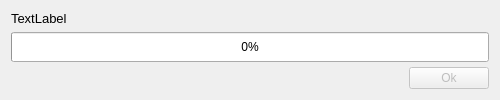
<?xml version="1.0" encoding="UTF-8"?>
<ui version="4.0">
 <class>PMInstaller</class>
 <widget class="QWidget" name="PMInstaller">
  <property name="geometry">
   <rect>
    <x>0</x>
    <y>0</y>
    <width>500</width>
    <height>100</height>
   </rect>
  </property>
  <property name="minimumSize">
   <size>
    <width>470</width>
    <height>100</height>
   </size>
  </property>
  <property name="windowTitle">
   <string>Form</string>
  </property>
  <layout class="QGridLayout" name="gridLayout">
   <item row="0" column="0" colspan="2">
    <widget class="QLabel" name="operationText">
     <property name="sizePolicy">
      <sizepolicy hsizetype="MinimumExpanding" vsizetype="Minimum">
       <horstretch>0</horstretch>
       <verstretch>0</verstretch>
      </sizepolicy>
     </property>
     <property name="maximumSize">
      <size>
       <width>16777215</width>
       <height>16777215</height>
      </size>
     </property>
     <property name="font">
      <font>
       <pointsize>10</pointsize>
      </font>
     </property>
     <property name="styleSheet">
      <string/>
     </property>
     <property name="text">
      <string>TextLabel</string>
     </property>
    </widget>
   </item>
   <item row="1" column="0" colspan="2">
    <widget class="QProgressBar" name="progressBar">
     <property name="minimumSize">
      <size>
       <width>0</width>
       <height>30</height>
      </size>
     </property>
     <property name="styleSheet">
      <string/>
     </property>
     <property name="value">
      <number>0</number>
     </property>
    </widget>
   </item>
   <item row="2" column="0">
    <spacer name="horizontalSpacer">
     <property name="orientation">
      <enum>Qt::Horizontal</enum>
     </property>
     <property name="sizeHint" stdset="0">
      <size>
       <width>542</width>
       <height>20</height>
      </size>
     </property>
    </spacer>
   </item>
   <item row="2" column="1">
    <widget class="QPushButton" name="actionButton">
     <property name="enabled">
      <bool>false</bool>
     </property>
     <property name="styleSheet">
      <string/>
     </property>
     <property name="text">
      <string>Ok</string>
     </property>
    </widget>
   </item>
  </layout>
 </widget>
 <resources/>
 <connections/>
</ui>
